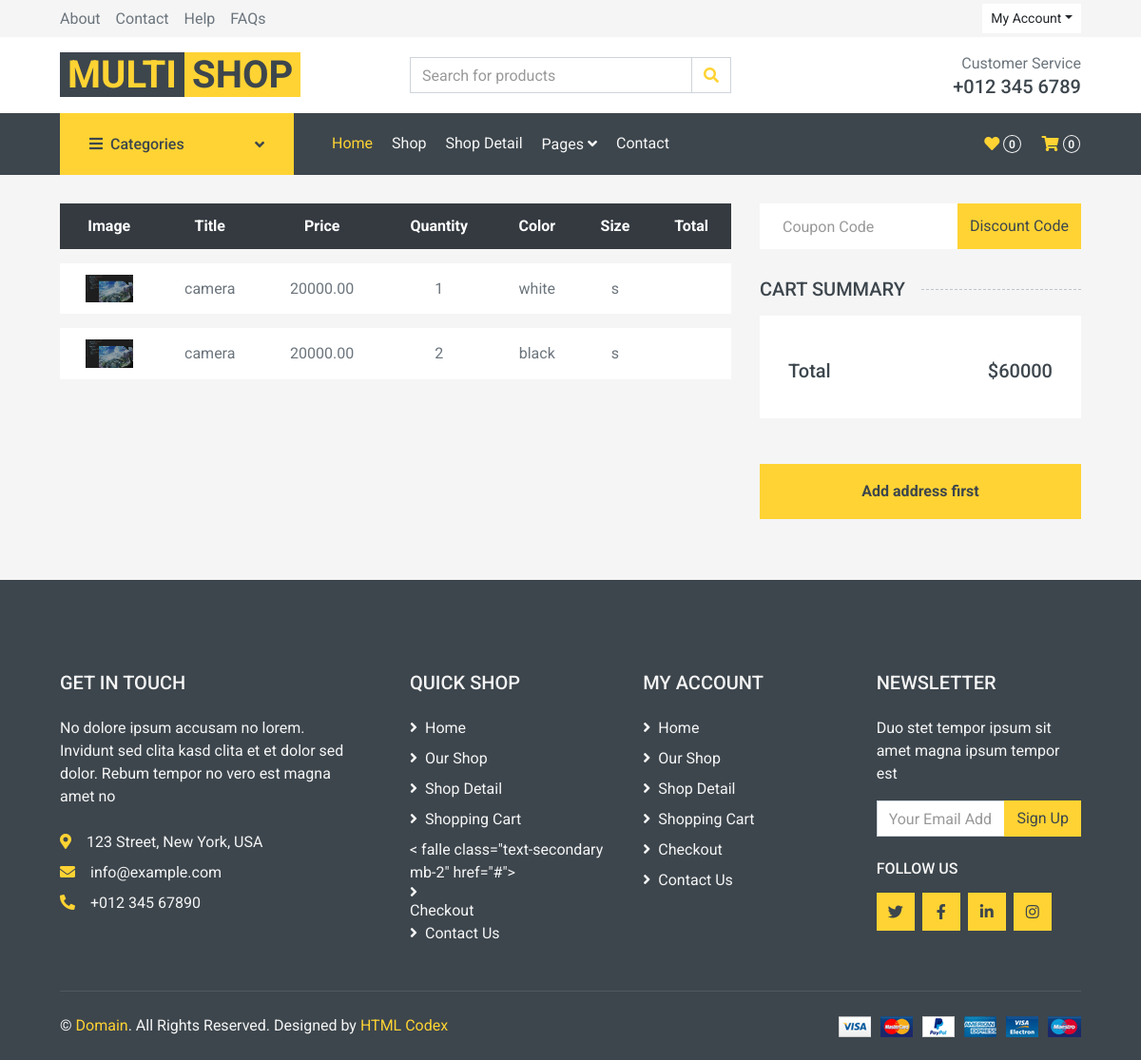
The page /cart/order/9 on the database as committed earlier.
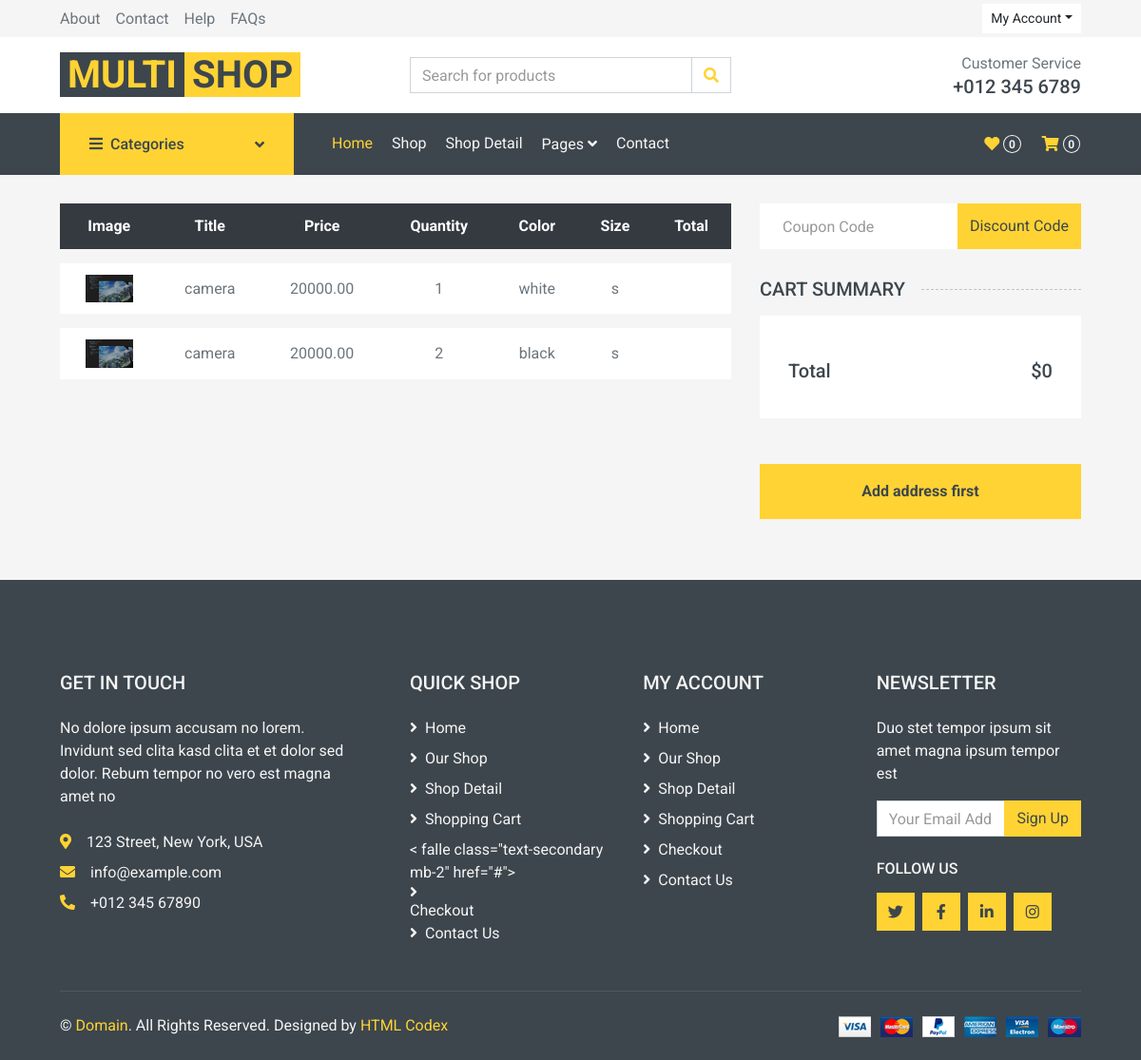
The same page on the database as committed later.
### cart/models.py (models this page shows, shortened)
class OrderItem(models.Model):
    order = models.ForeignKey(Order, on_delete=models.CASCADE, related_name="item")
    product = models.ForeignKey(Product, on_delete=models.CASCADE, related_name="item")
    size = models.CharField(max_length=10)
    color = models.CharField(max_length=10)
    quantity = models.IntegerField()
    price = models.DecimalField(max_digits=20, decimal_places=2)

class Order(models.Model):
    user = models.ForeignKey(User, on_delete=models.CASCADE)
    total_price = models.IntegerField(default=0)
    created = models.DateTimeField(auto_now_add=True)
    is_paid = models.BooleanField(default=False)

### product/models.py (models this page shows, shortened)
class Product(models.Model):
    title = models.CharField(max_length=100)
    description = models.TextField()
    price = models.FloatField()
    discount = models.FloatField()
    image = models.ImageField(upload_to="images/", null=True, blank=True)
    size = models.ManyToManyField(Size , blank=True , null=True ,related_name="product")
    color = models.ManyToManyField(Color, related_name="product")

### cart/views.py (the view)
# urls.py: path('order/<int:id>', views.Order_detail, name='order_detail'),
def Order_detail(request , id):
    if request.method == "GET":
        order = get_object_or_404(Order, id=id)
        return render(request , 'cart/order_detail.html' , {'order':order})

### cart/templates/cart/order_detail.html (shortened to what this page needs)
{% extends 'base.html' %}
{% load  static %}
{% block main %}
    <div class="container-fluid">
        <div class="row px-xl-5">
            <div class="col-lg-8 table-responsive mb-5">
                <table class="table table-light table-borderless table-hover text-center mb-0">
                    <thead class="thead-dark">
                        <tr>
                            <th>Image</th>
                            <th>Title</th>
                            <th>Price</th>
                            <th>Quantity</th>
                            <th>Color</th>
                            <th>Size</th>
                            <th>Total</th>
                        </tr>
                    </thead>
                    <tbody class="align-middle">
                        {% for item in order.item.all %}
                            <tr>
                            <td class="align-middle"><img src="{{ item.product.image.url }}" alt="" style="width: 50px;"></td>
                            <td class="align-middle">{{ item.product.title }}</td>
                            <td class="align-middle">{{ item.price }}</td>
                            <td class="align-middle">{{ item.quantity }}</td>
                            <td class="align-middle">{{ item.color }}</td>
                                <td class="align-middle">{{ item.size }}</td>
                            <td class="align-middle">{{ item.total }}</td>
                        </tr>
                        {% endfor %}
                    </tbody>
                </table>
            </div>
            <div class="col-lg-4">
                <form class="mb-30" method="post" action="{% url 'cart:apply_discount' order.id %}">
                    <div class="input-group">
                        <input type="text" name="discount_code" class="form-control border-0 p-4" placeholder="Coupon Code">
                        <div class="input-group-append">
                            <button class="btn btn-primary">Discount Code</button>
                        </div>
                    </div>
                </form>
                <h5 class="section-title position-relative text-uppercase mb-3"><span class="bg-secondary pr-3">Cart Summary</span></h5>
                <div class="bg-light p-30 mb-5">
                    <div class="pt-2">
                        <div class="d-flex justify-content-between mt-2">
                            <h5>Total</h5>
                            <h5>${{ order.total_price }}</h5>
                        </div>
                    </div>
                </div>
                {% if request.user.addresses.all %}
                	<select class="form-select form-select-lg mb-3" aria-label=".form-select-lg example">
                    {% for address in request.user.addresses.all %}
                        <option value="3">{{ address.address }}</option>
                    {% endfor %}
                    </select>
                       <a href="{% url 'account:add_address' %}?next={% url 'cart:order_detail' order.id %}"
                           class="btn btn-block btn-primary font-weight-bold my-3 py-3">Add another address</a>
                    {% else %}
                       <a href="{% url 'account:add_address' %}?next={% url 'cart:order_detail' order.id %}"
                           class="btn btn-block btn-primary font-weight-bold my-3 py-3">Add address first</a>
                {% endif %}
            </div>
        </div>
    </div>
{% endblock %}

### templates/base.html (shortened to what this page needs)
{% load static %}
<!DOCTYPE html>
<html lang="en">
<head>
    {% include 'includes/header_links.html' %}
</head>
<body>
    {% include 'includes/topbar.html' %}
    {% include 'includes/navbar.html' %}
{% block main %}
{% endblock %}
    {% include 'includes/footer.html' %}
</body>
</html>

### templates/includes/header_links.html (shortened to what this page needs)
{% load static %}
    <link href="https://cdnjs.cloudflare.com/ajax/libs/font-awesome/5.10.0/css/all.min.css" rel="stylesheet">
    <link href="{% static 'lib/animate/animate.min.css' %}" rel="stylesheet">
    <link href="{% static 'lib/owlcarousel/assets/owl.carousel.min.css' %}" rel="stylesheet">
    <link href="{% static 'css/style.css' %}" rel="stylesheet">

### templates/includes/topbar.html (shortened to what this page needs)
{% load static %}
    <div class="container-fluid">
        <div class="row bg-secondary py-1 px-xl-5">
            <div class="col-lg-6 d-none d-lg-block">
                <div class="d-inline-flex align-items-center h-100">
                    <a class="text-body mr-3" href="">About</a>
                    <a class="text-body mr-3" href="">Contact</a>
                    <a class="text-body mr-3" href="">Help</a>
                    <a class="text-body mr-3" href="">FAQs</a>
                </div>
            </div>
            <div class="col-lg-6 text-center text-lg-right">
                <div class="d-inline-flex align-items-center">
                    <div class="btn-group">
                        <button type="button" class="btn btn-sm btn-light dropdown-toggle" data-toggle="dropdown">My Account</button>
                    </div>
                </div>
            </div>
        </div>
        <div class="row align-items-center bg-light py-3 px-xl-5 d-none d-lg-flex">
            <div class="col-lg-4">
                <a href="" class="text-decoration-none">
                    <span class="h1 text-uppercase text-primary bg-dark px-2">Multi</span>
                    <span class="h1 text-uppercase text-dark bg-primary px-2 ml-n1">Shop</span>
                </a>
            </div>
            <div class="col-lg-4 col-6 text-left">
                <form action="">
                    <div class="input-group">
                        <input type="text" class="form-control" placeholder="Search for products">
                        <div class="input-group-append">
                            <span class="input-group-text bg-transparent text-primary">
                                <i class="fa fa-search"></i>
                            </span>
                        </div>
                    </div>
                </form>
            </div>
            <div class="col-lg-4 col-6 text-right">
                <p class="m-0">Customer Service</p>
                <h5 class="m-0">+012 345 6789</h5>
            </div>
        </div>
    </div>

### templates/includes/navbar.html (shortened to what this page needs)
{% load static %}
    <div class="container-fluid bg-dark mb-30">
        <div class="row px-xl-5">
            <div class="col-lg-3 d-none d-lg-block">
                <a class="btn d-flex align-items-center justify-content-between bg-primary w-100" data-toggle="collapse" href="#navbar-vertical" style="height: 65px; padding: 0 30px;">
                    <h6 class="text-dark m-0"><i class="fa fa-bars mr-2"></i>Categories</h6>
                    <i class="fa fa-angle-down text-dark"></i>
                </a>
            </div>
            <div class="col-lg-9">
                <nav class="navbar navbar-expand-lg bg-dark navbar-dark py-3 py-lg-0 px-0">
                    <div class="collapse navbar-collapse justify-content-between" id="navbarCollapse">
                        <div class="navbar-nav mr-auto py-0">
                            <a href="index.html" class="nav-item nav-link active">Home</a>
                            <a href="shop.html" class="nav-item nav-link">Shop</a>
                            <a href="detail.html" class="nav-item nav-link">Shop Detail</a>
                            <div class="nav-item dropdown">
                                <a href="#" class="nav-link dropdown-toggle" data-toggle="dropdown">Pages <i class="fa fa-angle-down mt-1"></i></a>
                            </div>
                            <a href="contact.html" class="nav-item nav-link">Contact</a>
                        </div>
                        <div class="navbar-nav ml-auto py-0 d-none d-lg-block">
                            <a href="" class="btn px-0">
                                <i class="fas fa-heart text-primary"></i>
                                <span class="badge text-secondary border border-secondary rounded-circle" style="padding-bottom: 2px;">0</span>
                            </a>
                            <a href="" class="btn px-0 ml-3">
                                <i class="fas fa-shopping-cart text-primary"></i>
                                <span class="badge text-secondary border border-secondary rounded-circle" style="padding-bottom: 2px;">0</span>
                            </a>
                        </div>
                    </div>
                </nav>
            </div>
        </div>
    </div>

### templates/includes/footer.html
{% load static %}
    <div class="container-fluid bg-dark text-secondary mt-5 pt-5">
        <div class="row px-xl-5 pt-5">
            <div class="col-lg-4 col-md-12 mb-5 pr-3 pr-xl-5">
                <h5 class="text-secondary text-uppercase mb-4">Get In Touch</h5>
                <p class="mb-4">No dolore ipsum accusam no lorem. Invidunt sed clita kasd clita et et dolor sed dolor. Rebum tempor no vero est magna amet no</p>
                <p class="mb-2"><i class="fa fa-map-marker-alt text-primary mr-3"></i>123 Street, New York, USA</p>
                <p class="mb-2"><i class="fa fa-envelope text-primary mr-3"></i>info@example.com</p>
                <p class="mb-0"><i class="fa fa-phone-alt text-primary mr-3"></i>+012 345 67890</p>
            </div>
            <div class="col-lg-8 col-md-12">
                <div class="row">
                    <div class="col-md-4 mb-5">
                        <h5 class="text-secondary text-uppercase mb-4">Quick Shop</h5>
                        <div class="d-flex flex-column justify-content-start">
                            <a class="text-secondary mb-2" href="#"><i class="fa fa-angle-right mr-2"></i>Home</a>
                            <a class="text-secondary mb-2" href="#"><i class="fa fa-angle-right mr-2"></i>Our Shop</a>
                            <a class="text-secondary mb-2" href="#"><i class="fa fa-angle-right mr-2"></i>Shop Detail</a>
                            <a class="text-secondary mb-2" href="#"><i class="fa fa-angle-right mr-2"></i>Shopping Cart</a>
                            < falle class="text-secondary mb-2" href="#"><i class="fa fa-angle-right mr-2"></i>Checkout</a>
                            <a class="text-secondary" href="#"><i class="fa fa-angle-right mr-2"></i>Contact Us</a>
                        </div>
                    </div>
                    <div class="col-md-4 mb-5">
                        <h5 class="text-secondary text-uppercase mb-4">My Account</h5>
                        <div class="d-flex flex-column justify-content-start">
                            <a class="text-secondary mb-2" href="#"><i class="fa fa-angle-right mr-2"></i>Home</a>
                            <a class="text-secondary mb-2" href="#"><i class="fa fa-angle-right mr-2"></i>Our Shop</a>
                            <a class="text-secondary mb-2" href="#"><i class="fa fa-angle-right mr-2"></i>Shop Detail</a>
                            <a class="text-secondary mb-2" href="#"><i class="fa fa-angle-right mr-2"></i>Shopping Cart</a>
                            <a class="text-secondary mb-2" href="#"><i class="fa fa-angle-right mr-2"></i>Checkout</a>
                            <a class="text-secondary" href="#"><i class="fa fa-angle-right mr-2"></i>Contact Us</a>
                        </div>
                    </div>
                    <div class="col-md-4 mb-5">
                        <h5 class="text-secondary text-uppercase mb-4">Newsletter</h5>
                        <p>Duo stet tempor ipsum sit amet magna ipsum tempor est</p>
                        <form action="">
                            <div class="input-group">
                                <input type="text" class="form-control" placeholder="Your Email Address">
                                <div class="input-group-append">
                                    <button class="btn btn-primary">Sign Up</button>
                                </div>
                            </div>
                        </form>
                        <h6 class="text-secondary text-uppercase mt-4 mb-3">Follow Us</h6>
                        <div class="d-flex">
                            <a class="btn btn-primary btn-square mr-2" href="#"><i class="fab fa-twitter"></i></a>
                            <a class="btn btn-primary btn-square mr-2" href="#"><i class="fab fa-facebook-f"></i></a>
                            <a class="btn btn-primary btn-square mr-2" href="#"><i class="fab fa-linkedin-in"></i></a>
                            <a class="btn btn-primary btn-square" href="#"><i class="fab fa-instagram"></i></a>
                        </div>
                    </div>
                </div>
            </div>
        </div>
        <div class="row border-top mx-xl-5 py-4" style="border-color: rgba(256, 256, 256, .1) !important;">
            <div class="col-md-6 px-xl-0">
                <p class="mb-md-0 text-center text-md-left text-secondary">
                    &copy; <a class="text-primary" href="#">Domain</a>. All Rights Reserved. Designed
                    by
                    <a class="text-primary" href="https://htmlcodex.com">HTML Codex</a>
                </p>
            </div>
            <div class="col-md-6 px-xl-0 text-center text-md-right">
                <img class="img-fluid" src="{% static 'img/payments.png' %}" alt="">
            </div>
        </div>
    </div>

### templates/includes/footer_links.html (shortened to what this page needs)
{% load static %}

Rows that differ between the two databases and show on the page:
changed Order: total_price "60000" → "0"
